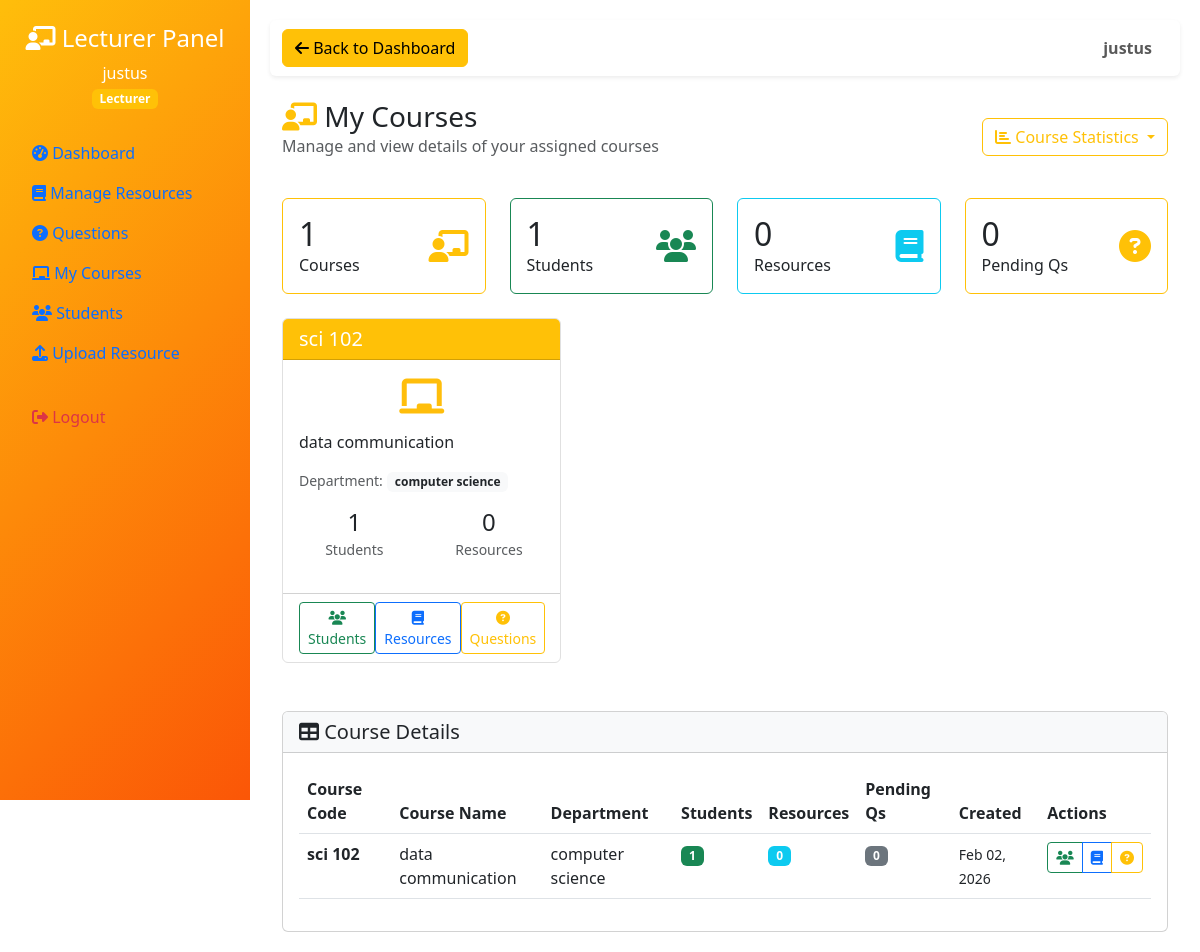
The app's page /lecturer/courses.php (signed in) with its own data.
### tables this page shows
CREATE TABLE `users` (
  `id` int(11) NOT NULL,
  `username` varchar(50) NOT NULL,
  `password` varchar(255) NOT NULL,
  `email` varchar(100) NOT NULL,
  `full_name` varchar(100) NOT NULL,
  `role` enum('student','lecturer','admin') NOT NULL,
  `department` varchar(100) DEFAULT NULL,
  `course` varchar(100) DEFAULT NULL,
  `year_of_study` int(11) DEFAULT NULL,
  `identification_number` varchar(50) DEFAULT NULL,
  `created_at` timestamp NOT NULL DEFAULT current_timestamp(),
  `status` enum('active','inactive') DEFAULT 'active'
);

CREATE TABLE `courses` (
  `id` int(11) NOT NULL,
  `course_code` varchar(20) NOT NULL,
  `course_name` varchar(200) NOT NULL,
  `department` varchar(100) DEFAULT NULL,
  `lecturer_id` int(11) DEFAULT NULL,
  `description` text DEFAULT NULL,
  `created_at` timestamp NOT NULL DEFAULT current_timestamp()
);

### lecturer/courses.php (the view, shortened to what this page needs)
<?php
require_once '../db.php';
$lecturer_id = $_SESSION['user_id'];
$stmt = $pdo->prepare("SELECT * FROM users WHERE id = ?");
$stmt->execute([$lecturer_id]);
$lecturer = $stmt->fetch();
$query = "SELECT c.*,
                 (SELECT COUNT(*) FROM enrollments WHERE course_id = c.id) as student_count,
                 (SELECT COUNT(*) FROM resources WHERE course_id = c.id) as resource_count,
                 (SELECT COUNT(*) FROM questions WHERE course_id = c.id AND status = 'pending') as pending_questions
          FROM courses c
          WHERE c.lecturer_id = ?
          ORDER BY c.course_code";
$stmt = $pdo->prepare($query);
$stmt->execute([$lecturer_id]);
$courses = $stmt->fetchAll();
$total_students = 0;
$total_resources = 0;
$total_pending_questions = 0;
foreach ($courses as $course) {
    $total_students += $course['student_count'];
    $total_resources += $course['resource_count'];
    $total_pending_questions += $course['pending_questions'];
}
?>
<!DOCTYPE html>
<html lang="en">
<head>
    <link href="https://cdn.jsdelivr.net/npm/bootstrap@5.3.0/dist/css/bootstrap.min.css" rel="stylesheet">
    <link rel="stylesheet" href="https://cdnjs.cloudflare.com/ajax/libs/font-awesome/6.4.0/css/all.min.css">
</head>
<body>
    <div class="sidebar">
        <div class="sidebar-header p-4 text-center">
            <h4><i class="fas fa-chalkboard-teacher"></i> Lecturer Panel</h4>
            <p class="mb-0"><?php echo $lecturer['full_name']; ?></p>
            <span class="badge bg-warning">Lecturer</span>
        </div>
        <div class="px-3">
            <ul class="nav flex-column">
                <li class="nav-item">
                    <a class="nav-link" href="dashboard.php">
                        <i class="fas fa-tachometer-alt"></i> Dashboard
                    </a>
                </li>
                <li class="nav-item">
                    <a class="nav-link" href="manage_resources.php">
                        <i class="fas fa-book"></i> Manage Resources
                    </a>
                </li>
                <li class="nav-item">
                    <a class="nav-link" href="questions.php">
                        <i class="fas fa-question-circle"></i> Questions
                    </a>
                </li>
                <li class="nav-item">
                    <a class="nav-link active" href="courses.php">
                        <i class="fas fa-chalkboard"></i> My Courses
                    </a>
                </li>
                <li class="nav-item">
                    <a class="nav-link" href="students.php">
                        <i class="fas fa-users"></i> Students
                    </a>
                </li>
                <li class="nav-item">
                    <a class="nav-link" href="upload.php">
                        <i class="fas fa-upload"></i> Upload Resource
                    </a>
                </li>
                <li class="nav-item mt-4">
                    <a class="nav-link text-danger" href="../logout.php">
                        <i class="fas fa-sign-out-alt"></i> Logout
                    </a>
                </li>
            </ul>
        </div>
    </div>
    <div class="main-content">
        <nav class="navbar navbar-expand-lg navbar-light bg-white shadow-sm rounded mb-4">
            <div class="container-fluid">
                <a href="dashboard.php" class="btn btn-warning">
                    <i class="fas fa-arrow-left"></i> Back to Dashboard
                </a>
                <div class="navbar-nav ms-auto">
                    <span class="navbar-text me-3">
                        <strong><?php echo $lecturer['full_name']; ?></strong>
                    </span>
                </div>
            </div>
        </nav>
        <div class="container-fluid">
            <div class="d-flex justify-content-between align-items-center mb-4">
                <div>
                    <h1 class="h3 mb-0 text-gray-800">
                        <i class="fas fa-chalkboard-teacher text-warning"></i> My Courses
                    </h1>
                    <p class="text-muted">Manage and view details of your assigned courses</p>
                </div>
                <div class="dropdown">
                    <button class="btn btn-outline-warning dropdown-toggle" type="button" data-bs-toggle="dropdown">
                        <i class="fas fa-chart-bar"></i> Course Statistics
                    </button>
                </div>
            </div>
            <div class="row mb-4">
                <div class="col-md-3">
                    <div class="card border-warning">
                        <div class="card-body">
                            <div class="d-flex justify-content-between align-items-center">
                                <div>
                                    <h2 class="mb-0"><?php echo count($courses); ?></h2>
                                    <p class="mb-0">Courses</p>
                                </div>
                                <i class="fas fa-chalkboard-teacher fa-2x text-warning"></i>
                            </div>
                        </div>
                    </div>
                </div>
                <div class="col-md-3">
                    <div class="card border-success">
                        <div class="card-body">
                            <div class="d-flex justify-content-between align-items-center">
                                <div>
                                    <h2 class="mb-0"><?php echo $total_students; ?></h2>
                                    <p class="mb-0">Students</p>
                                </div>
                                <i class="fas fa-users fa-2x text-success"></i>
                            </div>
                        </div>
                    </div>
                </div>
                <div class="col-md-3">
                    <div class="card border-info">
                        <div class="card-body">
                            <div class="d-flex justify-content-between align-items-center">
                                <div>
                                    <h2 class="mb-0"><?php echo $total_resources; ?></h2>
                                    <p class="mb-0">Resources</p>
                                </div>
                                <i class="fas fa-book fa-2x text-info"></i>
                            </div>
                        </div>
                    </div>
                </div>
                <div class="col-md-3">
                    <div class="card border-warning">
                        <div class="card-body">
                            <div class="d-flex justify-content-between align-items-center">
                                <div>
                                    <h2 class="mb-0"><?php echo $total_pending_questions; ?></h2>
                                    <p class="mb-0">Pending Qs</p>
                                </div>
                                <i class="fas fa-question-circle fa-2x text-warning"></i>
                            </div>
                        </div>
                    </div>
                </div>
            </div>
            <div class="row">
                <?php if (empty($courses)): ?>
                    <div class="col-12">
                        <div class="text-center py-5">
                            <i class="fas fa-chalkboard-teacher fa-3x text-muted mb-3"></i>
                            <h5>No courses assigned yet</h5>
                            <p class="text-muted">Contact the administrator to get courses assigned to you</p>
                        </div>
                    </div>
                <?php else: ?>
                    <?php foreach ($courses as $course): ?>
                        <div class="col-md-6 col-lg-4 mb-4">
                            <div class="card course-card h-100">
                                <div class="card-header bg-warning text-white">
                                    <h5 class="mb-0"><?php echo $course['course_code']; ?></h5>
                                </div>
                                <div class="card-body">
                                    <div class="text-center mb-3">
                                        <i class="fas fa-chalkboard course-icon"></i>
                                    </div>
                                    <h6 class="card-title"><?php echo htmlspecialchars($course['course_name']); ?></h6>
                                    <div class="mb-3">
                                        <small class="text-muted">Department:</small>
                                        <span class="badge bg-light text-dark"><?php echo $course['department']; ?></span>
                                    </div>
                                    <div class="row mb-3">
                                        <div class="col-6">
                                            <div class="text-center">
                                                <h4 class="mb-0"><?php echo $course['student_count']; ?></h4>
                                                <small class="text-muted">Students</small>
                                            </div>
                                        </div>
                                        <div class="col-6">
                                            <div class="text-center">
                                                <h4 class="mb-0"><?php echo $course['resource_count']; ?></h4>
                                                <small class="text-muted">Resources</small>
                                            </div>
                                        </div>
                                    </div>
                                </div>
                                <div class="card-footer bg-transparent">
                                    <div class="d-flex justify-content-between">
                                        <a href="course_students.php?id=<?php echo $course['id']; ?>"
                                           class="btn btn-sm btn-outline-success">
                                            <i class="fas fa-users"></i> Students
                                        </a>
                                        <a href="manage_resources.php?course=<?php echo $course['id']; ?>"
                                           class="btn btn-sm btn-outline-primary">
                                            <i class="fas fa-book"></i> Resources
                                        </a>
                                        <a href="questions.php?course=<?php echo $course['id']; ?>"
                                           class="btn btn-sm btn-outline-warning">
                                            <i class="fas fa-question-circle"></i> Questions
                                        </a>
                                    </div>
                                </div>
                            </div>
                        </div>
                    <?php endforeach; ?>
                <?php endif; ?>
            </div>
            <?php if (!empty($courses)): ?>
                <div class="card mt-4">
                    <div class="card-header bg-light">
                        <h5 class="mb-0"><i class="fas fa-table"></i> Course Details</h5>
                    </div>
                    <div class="card-body">
                        <div class="table-responsive">
                            <table class="table table-hover">
                                <thead>
                                    <tr>
                                        <th>Course Code</th>
                                        <th>Course Name</th>
                                        <th>Department</th>
                                        <th>Students</th>
                                        <th>Resources</th>
                                        <th>Pending Qs</th>
                                        <th>Created</th>
                                        <th>Actions</th>
                                    </tr>
                                </thead>
                                <tbody>
                                    <?php foreach ($courses as $course): ?>
                                        <tr>
                                            <td>
                                                <strong><?php echo $course['course_code']; ?></strong>
                                            </td>
                                            <td><?php echo htmlspecialchars($course['course_name']); ?></td>
                                            <td><?php echo $course['department']; ?></td>
                                            <td>
                                                <span class="badge bg-success"><?php echo $course['student_count']; ?></span>
                                            </td>
                                            <td>
                                                <span class="badge bg-info"><?php echo $course['resource_count']; ?></span>
                                            </td>
                                            <td>
                                                <?php if ($course['pending_questions'] > 0): ?>
                                                    <span class="badge bg-warning"><?php echo $course['pending_questions']; ?></span>
                                                <?php else: ?>
                                                    <span class="badge bg-secondary">0</span>
                                                <?php endif; ?>
                                            </td>
                                            <td>
                                                <small><?php echo date('M d, Y', strtotime($course['created_at'])); ?></small>
                                            </td>
                                            <td>
                                                <div class="btn-group btn-group-sm">
                                                    <a href="course_students.php?id=<?php echo $course['id']; ?>"
                                                       class="btn btn-outline-success" title="View Students">
                                                        <i class="fas fa-users"></i>
                                                    </a>
                                                    <a href="manage_resources.php?course=<?php echo $course['id']; ?>"
                                                       class="btn btn-outline-primary" title="View Resources">
                                                        <i class="fas fa-book"></i>
                                                    </a>
                                                    <a href="questions.php?course=<?php echo $course['id']; ?>"
                                                       class="btn btn-outline-warning" title="View Questions">
                                                        <i class="fas fa-question-circle"></i>
                                                    </a>
                                                </div>
                                            </td>
                                        </tr>
                                    <?php endforeach; ?>
                                </tbody>
                            </table>
                        </div>
                    </div>
                </div>
            <?php endif; ?>
        </div>
    </div>
</body>
</html>

### records on screen
users: full_name "justus"
courses: course_code "sci 102", course_name "data communication", department "computer science", student_count "1", resource_count "0", created_at "Feb 02, 2026"

### other values on screen
count($courses) "1"
$total_students "1"
$total_resources "0"
$total_pending_questions "0"
